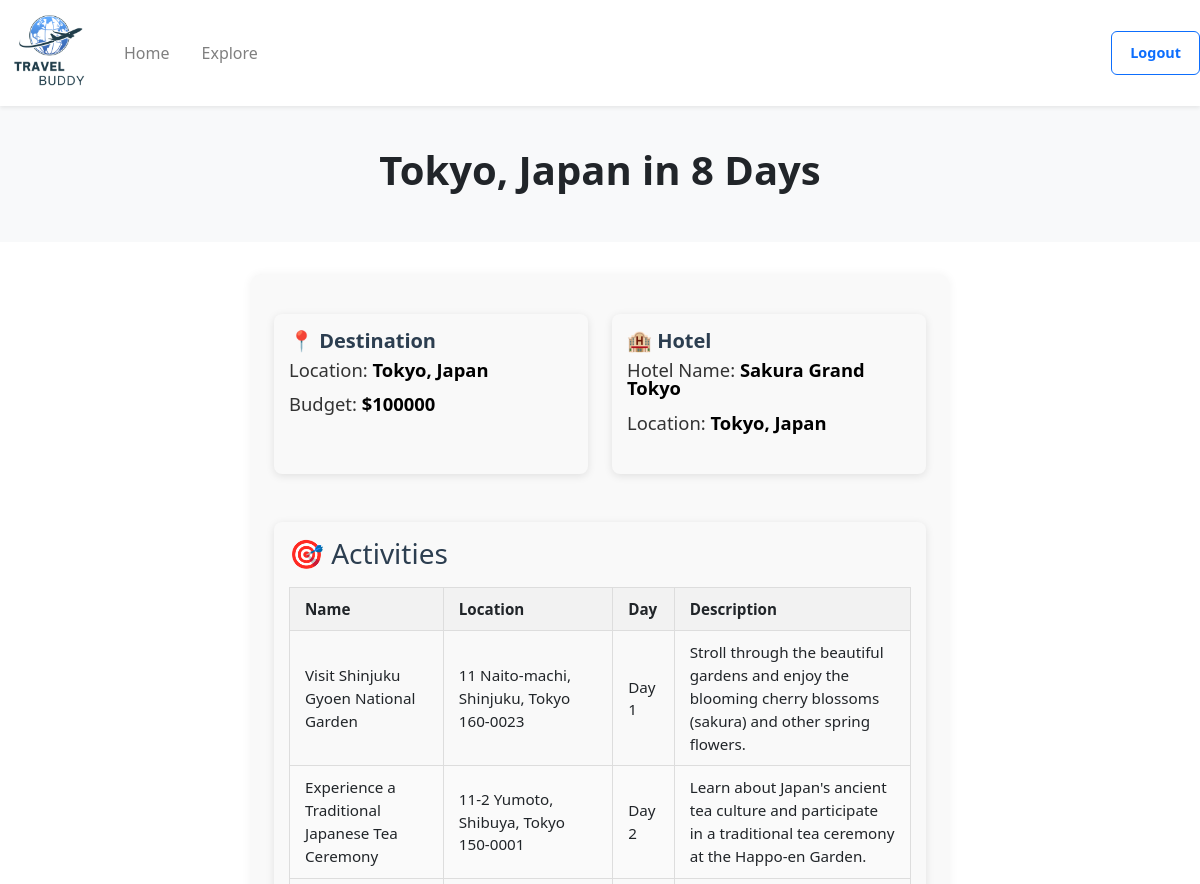
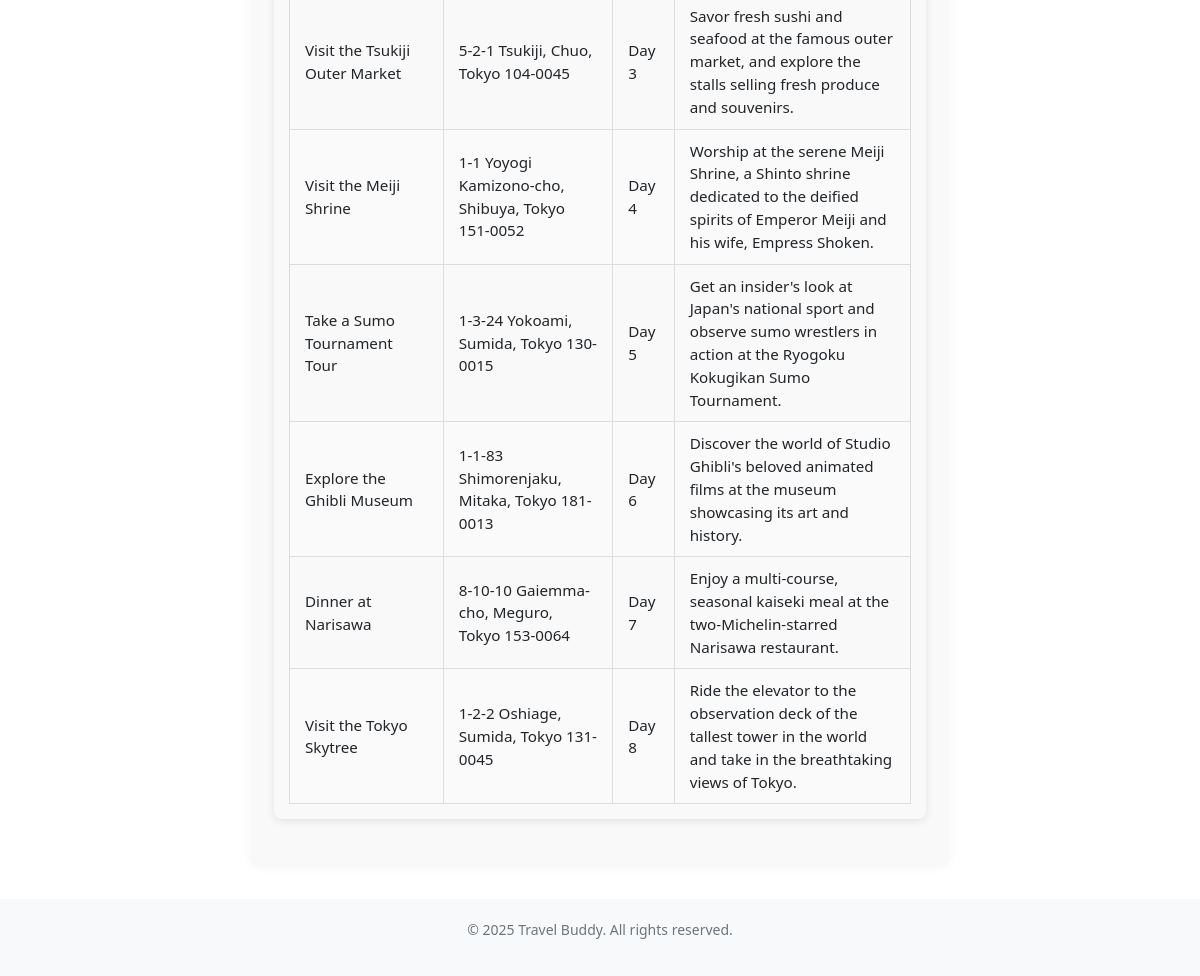
The page /explore-plan/2 (signed in) on the database its author committed (2 pictures, top to bottom).
### website/models.py (models this page shows)
class Trip(db.Model):
    __tablename__ = 'trip'
    id = db.Column(db.Integer, primary_key=True)
    destination = db.Column(db.String(200), nullable=False)
    start_date = db.Column(db.Date, nullable=False)
    end_date = db.Column(db.Date, nullable=False)
    travelers = db.Column(db.Integer)
    budget = db.Column(db.Integer)
    public = db.Column(db.Boolean, default=False)  # for sharing on explore page (False = private, True = public)
    starred = db.Column(db.Boolean, default=False)
    user_id = db.Column(db.Integer, db.ForeignKey('user.id'))           # each trip belongs to a user
    flights = db.relationship('Flight', backref='trip', cascade="all, delete-orphan")
    hotels = db.relationship('Hotel', backref='trip', cascade="all, delete-orphan")
    activities = db.relationship('Activity', backref='trip', cascade="all, delete-orphan")
    bookings = db.relationship('Booking', backref='trip', cascade="all, delete-orphan")

class Hotel(db.Model):
    __tablename__ = 'hotel'
    id = db.Column(db.Integer, primary_key=True)
    hotel_name = db.Column(db.String(200), nullable=False)
    location = db.Column(db.String(200), nullable=False)
    trip_id = db.Column(db.Integer, db.ForeignKey('trip.id', ondelete="CASCADE"))

class Activity(db.Model):
    __tablename__ = 'activity'
    id = db.Column(db.Integer, primary_key=True)
    activity_name = db.Column(db.String(200), nullable=False)
    location = db.Column(db.String(200), nullable=False)
    date = db.Column(db.Date, nullable=False)
    description = db.Column(db.String(500))
    trip_id = db.Column(db.Integer, db.ForeignKey('trip.id', ondelete="CASCADE"))

### website/views.py (the view)
@views.route('/explore-plan/<int:trip_id>')
@login_required
def explore_plan(trip_id):
    trip = Trip.query.get_or_404(trip_id)
    flight = Flight.query.filter_by(trip_id=trip_id).first()
    hotel = Hotel.query.filter_by(trip_id=trip_id).first()
    activities = Activity.query.filter_by(trip_id=trip_id).all()
    return render_template("explore-plan.html", user=current_user, trip=trip, flight=flight, hotel=hotel, activities=activities)

### website/__init__.py (called while the page is built)
def create_app():
    app = Flask(__name__)
    app.config['SECRET_KEY'] = 'asdfa asdfa'
    app.config['SQLALCHEMY_DATABASE_URI'] = f'sqlite:///{DB_NAME}'
    app.config['DATABASE'] = os.path.join(app.instance_path, DB_NAME)
    db.init_app(app)
    from .views import views
    from .auth import auth
    app.register_blueprint(views, url_prefix='/')
    app.register_blueprint(auth, url_prefix='/')
    from .models import User
    with app.app_context():
        if not path.exists(DB_NAME):
            db.create_all()
            print("Database created successfully")
    login_manager = LoginManager()
    login_manager.login_view = 'auth.login'
    login_manager.init_app(app)
    @login_manager.user_loader
    def load_user(id):
        return User.query.get(int(id))
    return app

### website/templates/explore-plan.html (shortened to what this page needs)
<!DOCTYPE html>
<html>
  <head>
    <link rel="stylesheet" href="https://stackpath.bootstrapcdn.com/bootstrap/4.4.1/css/bootstrap.min.css" />
    <link href="https://cdn.jsdelivr.net/npm/bootstrap-icons/font/bootstrap-icons.css" rel="stylesheet" />
    <link rel="stylesheet" href="https://stackpath.bootstrapcdn.com/font-awesome/4.7.0/css/font-awesome.min.css" />
    <link href="https://cdn.jsdelivr.net/npm/bootstrap@5.3.0/dist/css/bootstrap.min.css" rel="stylesheet" />
  </head>
  <body class="min-vh-100 d-flex flex-column">
    <nav class="navbar navbar-expand-lg navbar-light bg-white shadow-sm">
      <a class="navbar-brand" href="/home">
        <img src="{{url_for('static', filename='images/logo.png')}}" class="d-inline-block align-top logo-nav" />
      </a>
      <div class="collapse navbar-collapse" id="navbar">
        <div class="navbar-nav">
          <a class="nav-item nav-link mr-3" id="home" href="/home">Home</a>
          <a class="nav-item nav-link" id="explore" href="/explore">Explore</a>
        </div>
        <br/>
        <div class="ml-auto">
          <a class="btn btn-outline-primary" id="logout" href="/" role="button">Logout</a>
        </div>
      </div>
    </nav>
    <section class="hero">
      <div class="container">
        <h1 style="text-align: center" class="display-6 font-weight-bold">{{trip.destination}} in {{ (trip.end_date - trip.start_date).days + 1 }} Day{{ 's' if (trip.end_date - trip.start_date).days + 1 != 1 else '' }}</h1>
      </div>
    </section>
    <div class="trip-summary">
      <div class="row mt-3">
        <div class="col-md-6">
          <section class="trip-info-card">
            <h3 class="trip-info-title">📍 Destination</h3>
            <p class="trip-info-detail">Location: <strong>{{ trip.destination }}</strong></p>
            <p class="trip-info-detail">Budget: <strong>${{trip.budget}}</strong></p>
          </section>
        </div>
        {% if hotel %}
        <div class="col-md-6">
          <section class="trip-info-card">
            <h3 class="trip-info-title">🏨 Hotel</h3>
            <p class="trip-info-detail">Hotel Name: <strong>{{ hotel.hotel_name }}</strong></p>
            <p class="trip-info-detail">Location: <strong>{{ hotel.location }}</strong></p>
          </section>
        </div>
        {% endif %}
      </div>
      {% if activities %}
      <div class="row mt-4">
        <div class="col-md-12">
          <section class="trip-info-card">
            <h3>🎯 Activities</h3>
            <table class="activity-table">
              <thead>
                <tr>
                  <th>Name</th>
                  <th>Location</th>
                  <th>Day</th>
                  <th>Description</th>
                </tr>
              </thead>
              <tbody>
                {% for activity in activities|sort(attribute='date') %}
                <tr>
                  <td>{{ activity.activity_name }}</td>
                  <td>{{ activity.location }}</td>
                  <td>Day {{ loop.index }}</td>
                  <td>{{ activity.description or '—' }}</td>
                </tr>
                {% endfor %}
              </tbody>
            </table>
          </section>
        </div>
      </div>
      {% endif %}
    </div>
    <footer class="footer mt-auto">
      <div class="container">
        <p>© 2025 Travel Buddy. All rights reserved.</p>
      </div>
    </footer>
  </body>
</html>

### website/templates/explore-plan.html (style rules this page uses)
.hero { background: #f8f9fa; padding: 40px 0; text-align: left; }
.footer { background: #f8f9fa; padding: 20px 0; text-align: center; font-size: 14px; color: #6c757d; }
.logo-nav { width: 100px; height: 80px; object-fit: contain; }
.trip-summary { max-width: 700px; margin: 2rem auto; padding: 1.5rem; border-radius: 12px; background-color: #f9f9f9; box-shadow: 0 0 10px rgba(0, 0, 0, 0.05); font-family: 'Segoe UI', sans-serif; }
.trip-summary section { margin-bottom: 1.5rem; }
.trip-summary h3 { margin-bottom: 0.5rem; color: #2c3e50; }
.activity-table { width: 100%; border-collapse: collapse; margin-top: 1rem; font-size: 0.95rem; }
.activity-table th, .activity-table td { padding: 10px 15px; border: 1px solid #ddd; text-align: left; }
.activity-table thead { background-color: #f2f2f2; }
.activity-table tr:nth-child(even) { background-color: #fafafa; }
.btn { display: inline-block; padding: 10px 18px; margin-left: 10px; font-size: 0.9rem; font-weight: bold; text-decoration: none; border-radius: 6px; cursor: pointer; }
.trip-info-card { min-height: 160px; min-width: 300px; background-color: #f9f9f9; border-radius: 8px; padding: 15px; margin-bottom: 20px; box-shadow: 0 2px 8px rgba(0, 0, 0, 0.1); }
.trip-info-title { font-size: 1.25rem; font-weight: 600; margin-bottom: 10px; color: #007bff; }
.trip-info-detail { font-size: 1.15rem; color: #333; line-height: 1; }
.trip-info-detail strong { color: #000; font-weight: 700; }

### rows shown on the page
Trip: destination "Tokyo, Japan", (trip.end_date-trip.start_date).days+1 "8", end_date+start_date "s", budget "100000"
Hotel: hotel_name "Sakura Grand Tokyo", location "Tokyo, Japan"
Activity: activity_name "Visit Shinjuku Gyoen National Garden", location "11 Naito-machi, Shinjuku, Tokyo 160-0023", description "Stroll through the beautiful gardens and enjoy the blooming cherry blossoms (sakura) and other spring flowers."
Activity: activity_name "Experience a Traditional Japanese Tea Ceremony", location "11-2 Yumoto, Shibuya, Tokyo 150-0001", description "Learn about Japan's ancient tea culture and participate in a traditional tea ceremony at the Happo-en Garden."
Activity: activity_name "Visit the Tsukiji Outer Market", location "5-2-1 Tsukiji, Chuo, Tokyo 104-0045", description "Savor fresh sushi and seafood at the famous outer market, and explore the stalls selling fresh produce and souvenirs."
Activity: activity_name "Visit the Meiji Shrine", location "1-1 Yoyogi Kamizono-cho, Shibuya, Tokyo 151-0052", description "Worship at the serene Meiji Shrine, a Shinto shrine dedicated to the deified spirits of Emperor Meiji and his wife, Empress Shoken."
Activity: activity_name "Take a Sumo Tournament Tour", location "1-3-24 Yokoami, Sumida, Tokyo 130-0015", description "Get an insider's look at Japan's national sport and observe sumo wrestlers in action at the Ryogoku Kokugikan Sumo Tournament."
Activity: activity_name "Explore the Ghibli Museum", location "1-1-83 Shimorenjaku, Mitaka, Tokyo 181-0013", description "Discover the world of Studio Ghibli's beloved animated films at the museum showcasing its art and history."
Activity: activity_name "Dinner at Narisawa", location "8-10-10 Gaiemma-cho, Meguro, Tokyo 153-0064", description "Enjoy a multi-course, seasonal kaiseki meal at the two-Michelin-starred Narisawa restaurant."
Activity: activity_name "Visit the Tokyo Skytree", location "1-2-2 Oshiage, Sumida, Tokyo 131-0045", description "Ride the elevator to the observation deck of the tallest tower in the world and take in the breathtaking views of Tokyo."
